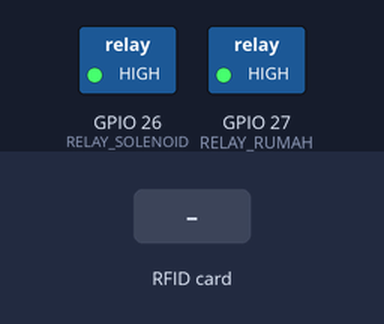
The sketch below on a simulated ESP32. On the bench: switched loads named in the sketch (green lamp = pin HIGH). The test bench sets the inputs (shaded band). WiFi joins after 1.5 s; servers stay silent unless stated; the local clock reads 2024-03-15 10:24:30 at power-on unless the sketch sets it; no MQTT or app messages arrive unless stated; what the sketch prints to the serial monitor is not drawn.

Above: at 2.8 s.
2.9 s: RFID card F7 51 86 63 held to the reader
At 4.1 s:
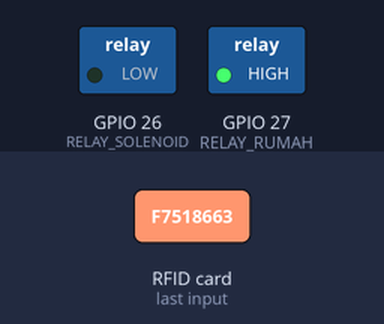
4.4 s: RFID card 61 07 C9 26 held to the reader
At 7.0 s:
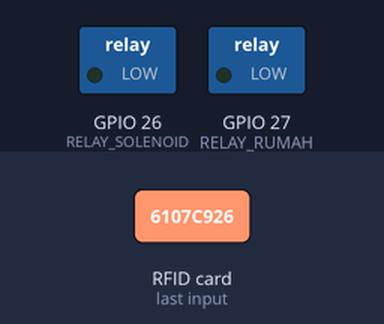
Timing chart, 0 to 11.0 s (numbered marks = the images above; inputs shaded):
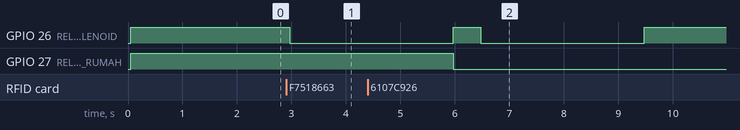

Measured:
- after the input at 2.9 s, GPIO 26 (RELAY_SOLENOID): HIGH → LOW after 0.07 s

The sketch:

esp32_pintu.ino
```cpp
#include <SPI.h>
#include <MFRC522.h>
#include <WiFi.h>
#include <WiFiClientSecure.h>
#include <PubSubClient.h>
#include <time.h>

// ========== KONFIGURASI WIFI & MQTT ==========
const char* ssid         = "KINTA";
const char* password     = "Taufik04";
const char* mqtt_server  = "x8af8fe7.ala.asia-southeast1.emqxsl.com";
const int   mqtt_port    = 8883;
const char* mqtt_user    = "esp32_device";
const char* mqtt_pass    = "Raditya14";
const char* mqtt_topic   = "presentia/pintu/event";  // ← diupdate
const char* ntpServer        = "pool.ntp.org";
const long  gmtOffset_sec    = 7 * 3600;
const int   daylightOffset_sec = 0;

// ========== PIN ==========
#define SS_PIN         5
#define RST_PIN        4
#define RELAY_SOLENOID 26
#define RELAY_RUMAH    27

// ========== UID KARTU ==========
String adminUID = "F7 51 86 63";
String userUID  = "61 07 C9 26";

enum Role { ADMIN, USER, UNKNOWN };
int  counter      = 0;
bool adminPresent = false;
bool userPresent  = false;

MFRC522 rfid(SS_PIN, RST_PIN);
WiFiClientSecure secureClient;
PubSubClient mqttClient(secureClient);

// ========== RELAY ==========
void setSolenoid(bool open)  { digitalWrite(RELAY_SOLENOID, open ? LOW : HIGH); }
void setLampuRumah(bool on)  { digitalWrite(RELAY_RUMAH,    on   ? LOW : HIGH); }

// ========== RFID ==========
String readUID() {
  String uid = "";
  for (byte i = 0; i < rfid.uid.size; i++) {
    if (rfid.uid.uidByte[i] < 0x10) uid += "0";
    uid += String(rfid.uid.uidByte[i], HEX);
    if (i < rfid.uid.size - 1) uid += " ";
  }
  uid.toUpperCase();
  return uid;
}

Role getRole(String uid) {
  if (uid == adminUID) return ADMIN;
  if (uid == userUID)  return USER;
  return UNKNOWN;
}

void updateOutputs() {
  bool anyoneHome = (counter > 0);
  setLampuRumah(anyoneHome);
  if (!anyoneHome) setSolenoid(false);
  Serial.print("Counter: "); Serial.println(counter);
}

void publishEvent(String event) {
  if (mqttClient.connected()) {
    mqttClient.publish(mqtt_topic, event.c_str());
    Serial.print("✅ [MQTT PUBLISH] "); Serial.println(event);
  } else {
    Serial.println("❌ [MQTT] Tidak terhubung, event tidak terkirim");
  }
}

void handleAdmin(String uid) {
  if (!adminPresent) {
    adminPresent = true; counter++;
    setSolenoid(true); delay(3000); setSolenoid(false);
    updateOutputs();
    publishEvent("ADMIN_MASUK");
    Serial.println("ADMIN MASUK");
  } else {
    adminPresent = false;
    counter--; if (counter < 0) counter = 0;
    updateOutputs();
    publishEvent("ADMIN_KELUAR");
    Serial.println("ADMIN KELUAR");
  }
}

void handleUser(String uid) {
  if (!userPresent) {
    userPresent = true; counter++;
    setSolenoid(true); delay(3000); setSolenoid(false);
    updateOutputs();
    publishEvent("USER_MASUK");
    Serial.println("USER MASUK");
  } else {
    userPresent = false;
    counter--; if (counter < 0) counter = 0;
    updateOutputs();
    publishEvent("USER_KELUAR");
    Serial.println("USER KELUAR");
  }
}

// ========== KONEKSI ==========
void connectWiFi() {
  Serial.print("Menghubungkan WiFi");
  WiFi.begin(ssid, password);
  while (WiFi.status() != WL_CONNECTED) {
    delay(500); Serial.print(".");
  }
  Serial.println("\n✅ WiFi terhubung, IP: " + WiFi.localIP().toString());
}

void syncTime() {
  Serial.print("Sinkronisasi NTP...");
  configTime(gmtOffset_sec, daylightOffset_sec, ntpServer);
  time_t now = time(nullptr);
  int retry = 0;
  while (now < 100000 && retry < 20) {
    delay(500); now = time(nullptr); retry++; Serial.print(".");
  }
  if (now > 100000) {
    Serial.println(" ✅ Waktu sinkron: " + String(ctime(&now)));
  } else {
    Serial.println(" ❌ Gagal sinkron NTP");
  }
}

void connectMQTT() {
  secureClient.setInsecure();
  mqttClient.setServer(mqtt_server, mqtt_port);
  String clientId = "ESP32_Pintu_" + WiFi.macAddress();
  clientId.replace(":", "");
  while (!mqttClient.connected()) {
    Serial.print("Koneksi MQTT... ");
    if (mqttClient.connect(clientId.c_str(), mqtt_user, mqtt_pass)) {
      Serial.println("✅ terhubung (Client ID: " + clientId + ")");
    } else {
      Serial.print("❌ gagal, rc=");
      Serial.print(mqttClient.state());
      Serial.println(" — coba lagi 10 detik");
      delay(10000);
    }
  }
}

// ========== SETUP ==========
void setup() {
  Serial.begin(115200);
  SPI.begin();
  rfid.PCD_Init();
  pinMode(RELAY_SOLENOID, OUTPUT); digitalWrite(RELAY_SOLENOID, HIGH);
  pinMode(RELAY_RUMAH,    OUTPUT); digitalWrite(RELAY_RUMAH,    HIGH);

  connectWiFi();
  syncTime();
  connectMQTT();

  Serial.println("\nPRESENTIA #1 — PINTU UTAMA");
  Serial.println("Menunggu tap kartu...\n");
}

// ========== LOOP ==========
void loop() {
  if (WiFi.status() != WL_CONNECTED) {
    Serial.println("⚠️ WiFi putus, reconnect...");
    WiFi.reconnect();
    delay(3000);
    return;
  }
  if (!mqttClient.connected()) connectMQTT();
  mqttClient.loop();

  if (!rfid.PICC_IsNewCardPresent()) { delay(50); return; }
  if (!rfid.PICC_ReadCardSerial())   { delay(50); return; }

  String uid  = readUID();
  Role   role = getRole(uid);

  switch (role) {
    case ADMIN:   handleAdmin(uid); break;
    case USER:    handleUser(uid);  break;
    default:
      Serial.println("ACCESS DENIED — UID: " + uid);
      break;
  }

  rfid.PICC_HaltA();
  rfid.PCD_StopCrypto1();
  rfid.PCD_AntennaOn();
  delay(500);
}
```
